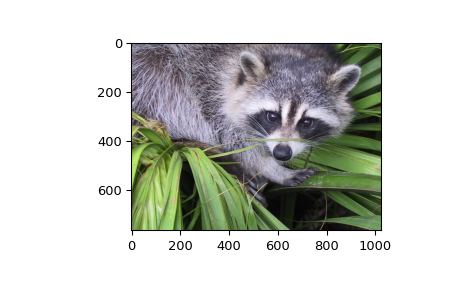

This chart was generated by the following Python code:
import scipy.misc
face = scipy.misc.face()
face.shape
# (768, 1024, 3)
face.max()
# 255
face.dtype
# dtype('uint8')

import matplotlib.pyplot as plt
plt.gray()
plt.imshow(face)
plt.show()
